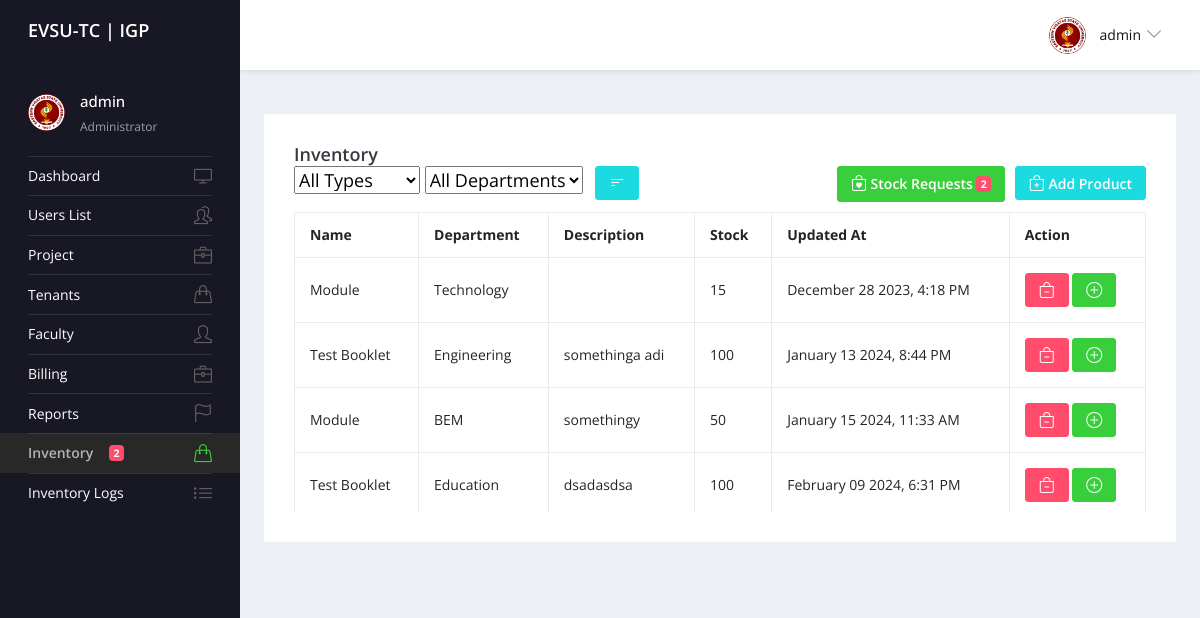
The app's page /inventory.php (signed in) with its own data.
### tables this page shows
CREATE TABLE `users` (
  `user_id` int(255) NOT NULL,
  `password` varchar(255) NOT NULL,
  `phone` varchar(20) NOT NULL,
  `user_type` varchar(255) NOT NULL,
  `stall_id` int(255) NOT NULL,
  `profile_picture` varchar(255) DEFAULT NULL,
  `faculty_id` int(255) DEFAULT NULL,
  `first_name` varchar(255) NOT NULL,
  `middle` varchar(255) NOT NULL,
  `last_name` varchar(255) NOT NULL,
  `username` varchar(255) NOT NULL
);

CREATE TABLE `products` (
  `id` int(11) NOT NULL,
  `type` varchar(255) NOT NULL,
  `description` text DEFAULT NULL,
  `department` varchar(255) NOT NULL,
  `stock` int(11) NOT NULL DEFAULT 0,
  `updated` datetime NOT NULL DEFAULT current_timestamp()
);

### inventory.php (the view, shortened to what this page needs)
<?php
$activePage = basename($_SERVER['PHP_SELF'], ".php");
include 'include/config.php';
$result = mysqli_query($conn,"SELECT * FROM users LEFT JOIN faculty ON users.faculty_id = faculty.id WHERE user_id='" . $_SESSION['user_id'] . "'");
$row= mysqli_fetch_array($result);
$rowx = $row;
?>
    <!DOCTYPE html>
    <html lang="en">
    <head>
        <link rel="stylesheet" href="vendors/simple-line-icons/css/simple-line-icons.css">
        <link rel="stylesheet" href="vendors/flag-icon-css/css/flag-icon.min.css">
        <link rel="stylesheet" href="vendors/css/vendor.bundle.base.css">
        <link href="node_modules/bootstrap-icons/font/bootstrap-icons.css" rel="stylesheet">
        <link rel="stylesheet" href="vendors/daterangepicker/daterangepicker.css">
        <link rel="stylesheet" href="vendors/chartist/chartist.min.css">
        <link rel="stylesheet" href="css/style.css">
    </head>
    <body>
    <div class="container-scroller">
        <?php include 'header.php';?>
        <div class="container-fluid page-body-wrapper">
            <?php include 'sidebar.php'; ?>
            <div class="main-panel">
                <div class="content-wrapper">
                    <div class="row">
                        <div class="col-lg-12 grid-margin stretch-card">
                            <div class="card">
                                <div class="card-body">
                                    <h4 class="card-title">Inventory
                                        <form method="get" action="<?php echo $_SERVER['PHP_SELF']; ?>">
                                            <div class="">
                                                <?php if ( isset($_SESSION['user_type']) && $_SESSION['user_type'] == "Administrator" ): ?>
                                                <select class="form-select" id="filterType" name="filterType">
                                                    <option value="">All Types</option>
                                                </select>
                                                <select class="form-select" id="filterDepartment" name="filterDepartment">
                                                    <option value="">All Departments</option>
                                                </select>
                                                <button type="submit" class="btn btn-primary btn-sm ml-2" title='Apply Filter'><i class="bi bi-filter-left"></i></button>
                                                <?php endif; ?>
                                                <?php if ( isset($_SESSION['user_type']) && $_SESSION['user_type'] == "Administrator" ): ?>
                                                    <a class="btn btn-primary btn-sm" data-toggle="modal" data-target="#add_item" style="float: right; margin-bottom: 10px;"><i class="bi bi-bag-plus"></i> Add Product</a>
                                                    <a class="btn btn-success btn-sm" data-toggle="modal" data-target="#stock_request" style="float: right; margin-bottom: 10px; margin-right: 10px;"><i class="bi bi-bag-heart"></i>
                                                        Stock Requests
                                                        <?php
                                                            $result = mysqli_query($conn, "SELECT COUNT(*) AS total FROM requests");
                                                            $row = mysqli_fetch_array($result);
                                                            $badge_count = $row['total'];
                                                        ?>
                                                        <?php if ($badge_count > 0): ?>
                                                            <span class="badge badge-danger"><?php echo $badge_count; ?></span>
                                                        <?php endif; ?>
                                                    </a>
                                                <?php endif; ?>
                                            </div>
                                        </form>
                                    </h4>
                                    <div class="table-responsive">
                                        <?php
                                        $query = "SELECT * FROM products WHERE 1";
                                        $result = mysqli_query($conn, $query);
                                        if ($result->num_rows > 0) {
                                            echo "<table class='table table-bordered'><tr><th>Name</th><th>Department</th><th>Description</th><th>Stock</th><th>Updated At</th><th>Action</th></tr>";
                                            while($row = $result->fetch_assoc()) {
                                                $date_filed = $row['updated'];
                                                $time = strtotime($date_filed);
                                                $updated = date("F d Y, g:i A", $time);
                                                echo "<tr>";
                                                echo "<td>".$row["type"]."</td>";
                                                echo "<td>".$row["department"]."</td>";
                                                echo "<td>".$row['description']."</td>";
                                                echo "<td>".$row['stock']."</td>";
                                                echo "<td>".$updated."</td>";
                                                if ($rowx['user_type'] == 'Administrator' || $rowx['user_type'] == 'Staff') {
                                                    echo "<td><button type='button' class='btn btn-danger btn-sm' data-toggle='modal' data-target='#sellItem{$row['id']}' title='Sell'><i class='bi bi-bag-dash'></i></button>";
                                                }
                                                if ($rowx['user_type'] == 'Administrator' || $rowx['user_type'] == 'Staff') {
                                                    echo " <button class='btn btn-success btn-sm' data-toggle='modal' data-target='#addStock{$row['id']}' title='Add Stock'><i class='bi bi-plus-circle'></i></button></td>";
                                                }
                                                echo "</tr>";
                                            ?><div class='modal fade' id='sellItem<?php echo $row['id'] ?>' tabindex='-1' role='dialog' aria-labelledby='sellItemModalLabel' aria-hidden='true'>
                                            <?php
                                        }
                                        echo "</table>";
                                    } else { echo "No records found!"; }
                                    ?>
                                </div>
                            </div>
                        </div>
                    </div>
                </div>
                <footer class="footer">
                </footer>
            </div>
        </div>
    </div>
    </body>
    </html>

### header.php (shortened to what this page needs)
<nav class="navbar default-layout-navbar col-lg-12 col-12 p-0 fixed-top d-flex flex-row">
  <div class="navbar-brand-wrapper d-flex align-items-center">
    <a class="navbar-brand brand-logo" href="index.php">
     <h4 style="color: white;">EVSU-TC | IGP</h4>
    </a>
  </div>
  <div class="navbar-menu-wrapper d-flex align-items-center flex-grow-1">
    <ul class="navbar-nav navbar-nav-right ml-auto">
      <li class="nav-item dropdown d-none d-xl-inline-flex user-dropdown">
        <a class="nav-link dropdown-toggle" id="UserDropdown" href="#" data-toggle="dropdown" aria-expanded="false">
          <img class="img-xs rounded-circle ml-2" src="images/evsu_logo.png" alt="Profile image"> <span class="font-weight-normal"> <?php echo $row["username"]?> </span></a>
      </li>
    </ul>
  </div>
</nav>

### sidebar.php (shortened to what this page needs)
<?php if ( isset($_SESSION['user_type']) && $_SESSION['user_type'] == "Administrator" ): ?>
  <nav class="sidebar sidebar-offcanvas" id="sidebar">
    <ul class="nav">
      <li class="nav-item nav-profile">
        <a href="#" class="nav-link">
          <div class="profile-image">
            <img class="img-xs rounded-circle" src="images/evsu_logo.png" alt="profile image">
          </div>
          <div class="text-wrapper">
            <p class="profile-name"><?php echo $row['username']; ?></p>
            <p class="designation"><?php echo $row['user_type']; ?></p>
          </div>
        </a>
      </li>
      <li class="nav-item <?= ($activePage == 'index') ? 'active':''; ?>">
        <a class="nav-link" href="index.php">
          <span class="menu-title">Dashboard</span>
          <i class="icon-screen-desktop menu-icon"></i>
        </a>
      </li>
      <li class="nav-item <?= ($activePage == 'users-list') ? 'active':''; ?>">
        <a class="nav-link" href="users-list.php">
          <span class="menu-title">Users List</span>
          <i class="icon-people menu-icon"></i>
        </a>
      </li>
      <li class="nav-item <?= ($activePage == 'project') ? 'active':''; ?>">
        <a class="nav-link" href="project.php">
          <span class="menu-title">Project</span>
          <i class="icon-briefcase menu-icon"></i>
        </a>
      </li>
      <li class="nav-item <?= ($activePage == 'tenants') ? 'active':''; ?>">
        <a class="nav-link" href="tenants.php">
          <span class="menu-title">Tenants</span>
          <i class="icon-handbag menu-icon"></i>
        </a>
      </li>
      <li class="nav-item <?= ($activePage == 'faculty') ? 'active':''; ?>">
        <a class="nav-link" href="faculty_list.php">
          <span class="menu-title">Faculty</span>
          <i class="icon-user menu-icon"></i>
        </a>
      </li>
      <li class="nav-item <?= ($activePage == 'billingevsu') ? 'active' : ''; ?>">
        <a class="nav-link" href="billingevsu.php">
          <span class="menu-title">Billing</span>
          <i class="icon-briefcase menu-icon"></i>
        </a>
      </li>
      <li class="nav-item <?= ($activePage == 'reports') ? 'active':''; ?>">
        <a class="nav-link" href="reports.php">
          <span class="menu-title">Reports</span>
          <i class="icon-flag menu-icon"></i>
        </a>
      </li>
      <li class="nav-item <?= ($activePage == 'inventory') ? 'active':''; ?>">
        <a class="nav-link" href="inventory.php">
          <span class="menu-title">Inventory</span>
          <?php
              $result = mysqli_query($conn, "SELECT COUNT(*) AS total FROM requests");
              $row = mysqli_fetch_array($result);
              $badge_count = $row['total'];
          ?>
          <?php if ($badge_count > 0): ?>
              <span class="badge badge-danger"><?php echo $badge_count; ?></span>
          <?php endif; ?>
          <i class="icon-handbag menu-icon"></i>
        </a>
      </li>
      <li class="nav-item <?= ($activePage == 'inventory_logs') ? 'active':''; ?>">
        <a class="nav-link" href="inventory_logs.php">
          <span class="menu-title">Inventory Logs</span>
          <i class="icon-list menu-icon"></i>
        </a>
      </li>
    </ul>
  </nav>
<?php endif; ?>

### inventory.php (style rules this page uses)
.table-responsive { height: 300px; overflow-y: auto; }

### records on screen
users: username "admin", user_type "Administrator"
products: type "Module", department "Technology", stock "15", updated "December 28 2023, 4:18 PM"
products: type "Test Booklet", department "Engineering", description "somethinga adi", stock "100", updated "January 13 2024, 8:44 PM"
products: type "Module", department "BEM", description "somethingy", stock "50", updated "January 15 2024, 11:33 AM"
products: type "Test Booklet", department "Education", description "dsadasdsa", stock "100", updated "February 09 2024, 6:31 PM"

### other values on screen
$badge_count "2"
